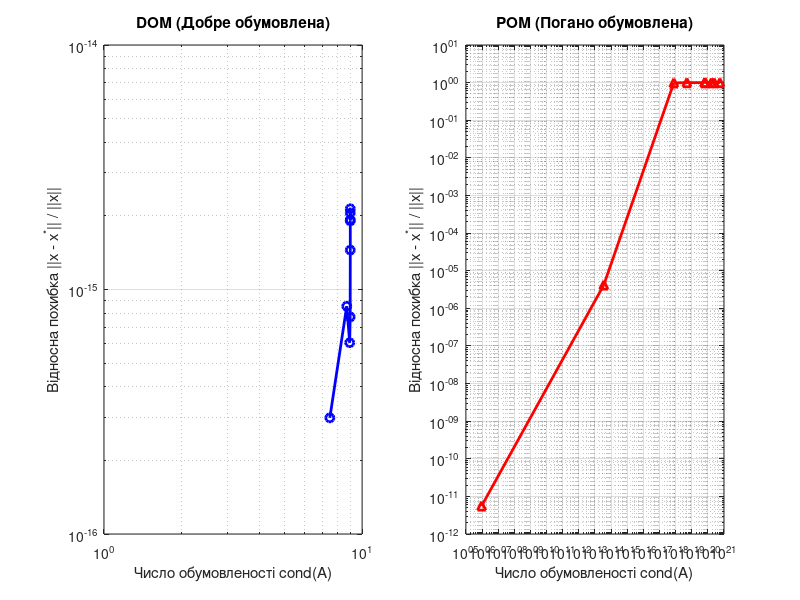

Reproduce this figure in MATLAB. (Note: this script raises an error after producing the figure.)
function lab1_var4_final
    clc; close all;
    fprintf('Метод Холецького (LL^T) + Графіки\n\n');

    nn = [5 10 15 20 50 75 100 150 200];

    % Массивы для хранения данных для графиков
    data_dom.cond = []; data_dom.err = [];
    data_pom.cond = []; data_pom.err = [];

    % Запускаем два раза: для DOM (ob=1) и для POM (ob=0)
    for ob = [1, 0]
        if ob == 1
            fprintf('\n--- ДОБРЕ ОБУМОВЛЕНА МАТРИЦЯ (DOM #2: Kahan) ---\n');
        else
            fprintf('\n--- ПОГАНО ОБУМОВЛЕНА МАТРИЦЯ (POM #1: Hilbert) ---\n');
        end

        fprintf('%-5s | %-10s | %-12s | %-12s | %-12s\n', ...
            'n', 'cond1(A)', 'Err Rel (x)', 'Aposteriori', 'Err Rel (xi)');
        fprintf('%s\n', repmat('-', 1, 65));

        current_cond = [];
        current_err = [];

        for i = 1:length(nn)
            n = nn(i);

            % 1. Инициализация
            A = initA(ob, n);
            x_exact = rand(n, 1);
            b = A * x_exact;

            condA_1 = cond(A, 1);
            normA_1 = norm(A, 1);

            % 2. Решение (Холецкий)
            x = Solve_Chol(A, b);
            x = x(:);

            % Погрешность
            err_rel_x = norm(x - x_exact, 1) / norm(x, 1);

            % Сохраняем для графика
            current_cond(end+1) = condA_1;
            current_err(end+1) = err_rel_x;

            % 3. Невязка и уточнение
            r = b - A * x;

            % Формула проверки из методички
            abs_prod = abs(A) * abs(x);
            check_val = (max(abs_prod) / min(abs_prod)) * eps;

            if check_val < 1
                dx = Solve_Chol(A, r);
                xi = x + dx(:);
            else
                xi = x;
            end

            err_rel_xi = norm(xi - x_exact, 1) / norm(xi, 1);

            % Апостериорная оценка
            term_invA = condA_1 / normA_1;
            apost_bound = term_invA * (norm(r, 1) / norm(x, 1));

            fprintf('%-5d | %-10.2e | %-12.2e | %-12.2e | %-12.2e\n', ...
                n, condA_1, err_rel_x, apost_bound, err_rel_xi);
        end

        % Сохраняем данные в структуру
        if ob == 1
            data_dom.cond = current_cond;
            data_dom.err = current_err;
        else
            data_pom.cond = current_cond;
            data_pom.err = current_err;
        end
    end

    % --- ПОСТРОЕНИЕ ГРАФИКОВ ---
    figure('Name', 'Dependence Error vs Condition Number', 'Color', 'w');

    % График для DOM
    subplot(1, 2, 1);
    loglog(data_dom.cond, data_dom.err, '-bo', 'LineWidth', 2, 'MarkerSize', 6);
    grid on;
    xlabel('Число обумовленості cond(A)');
    ylabel('Відносна похибка ||x - x^*|| / ||x||');
    title('DOM (Добре обумовлена)');

    % График для POM
    subplot(1, 2, 2);
    loglog(data_pom.cond, data_pom.err, '-r^', 'LineWidth', 2, 'MarkerSize', 6);
    grid on;
    xlabel('Число обумовленості cond(A)');
    ylabel('Відносна похибка ||x - x^*|| / ||x||');
    title('POM (Погано обумовлена)');

    sgtitle('Варіант 4: Залежність похибки від числа обумовленості');
end

function A = initA(ob, n)
    if ob == 1
        % DOM 2: Kahan
        [I, J] = meshgrid(1:n, 1:n);
        A = 0.5 .^ abs(I - J);
    else
        % POM 1: Hilbert
        A = zeros(n);
        for i = 1:n
            for j = 1:n
                A(i, j) = 1 / (i + j - 1);
            end
        end
    end
end

function x = Solve_Chol(A, b)
    n = size(A, 1);
    L = zeros(n);
    for k = 1:n
        sum_val = 0;
        for j = 1:k-1
            sum_val = sum_val + L(k, j)^2;
        end
        val = A(k, k) - sum_val;
        if val <= 0, val = abs(val) + 1e-10; end
        L(k, k) = sqrt(val);
        for i = k+1:n
            sum_val = 0;
            for j = 1:k-1
                sum_val = sum_val + L(i, j) * L(k, j);
            end
            L(i, k) = (A(i, k) - sum_val) / L(k, k);
        end
    end
    U = L';
    y = zeros(n, 1);
    for i = 1:n
        s = b(i);
        for j = 1:i-1
            s = s - L(i, j) * y(j);
        end
        y(i) = s / L(i, i);
    end
    x = zeros(n, 1);
    for i = n:-1:1
        s = y(i);
        for j = i+1:n
            s = s - U(i, j) * x(j);
        end
        x(i) = s / U(i, i);
    end
end
